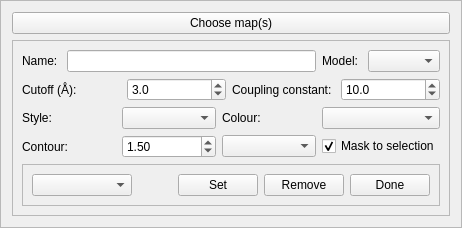
                  <widget class="QFrame" name="_sim_basic_em_map_frame">
                   <property name="sizePolicy">
                    <sizepolicy hsizetype="Preferred" vsizetype="Fixed">
                     <horstretch>0</horstretch>
                     <verstretch>0</verstretch>
                    </sizepolicy>
                   </property>
                   <property name="frameShape">
                    <enum>QFrame::StyledPanel</enum>
                   </property>
                   <property name="frameShadow">
                    <enum>QFrame::Raised</enum>
                   </property>
                   <layout class="QGridLayout" name="gridLayout_4">
                    <item row="1" column="0">
                     <widget class="QFrame" name="_em_map_chooser_frame">
                      <property name="frameShape">
                       <enum>QFrame::StyledPanel</enum>
                      </property>
                      <property name="frameShadow">
                       <enum>QFrame::Raised</enum>
                      </property>
                      <layout class="QVBoxLayout" name="verticalLayout_11">
                       <item>
                        <layout class="QHBoxLayout" name="horizontalLayout_11">
                         <item>
                          <widget class="QLabel" name="label_12">
                           <property name="text">
                            <string>Name: </string>
                           </property>
                          </widget>
                         </item>
                         <item>
                          <widget class="QLineEdit" name="_em_map_name_field"/>
                         </item>
                         <item>
                          <widget class="QLabel" name="label_13">
                           <property name="text">
                            <string>Model: </string>
                           </property>
                          </widget>
                         </item>
                         <item>
                          <widget class="QComboBox" name="_em_map_model_combo_box"/>
                         </item>
                        </layout>
                       </item>
                       <item>
                        <layout class="QHBoxLayout" name="horizontalLayout_10">
                         <item>
                          <widget class="QLabel" name="label_14">
                           <property name="text">
                            <string>Cutoff (Å): </string>
                           </property>
                          </widget>
                         </item>
                         <item>
                          <widget class="QDoubleSpinBox" name="_em_map_cutoff_spin_box">
                           <property name="decimals">
                            <number>1</number>
                           </property>
                           <property name="maximum">
                            <double>50.000000000000000</double>
                           </property>
                           <property name="value">
                            <double>3.000000000000000</double>
                           </property>
                          </widget>
                         </item>
                         <item>
                          <widget class="QLabel" name="label_15">
                           <property name="text">
                            <string>Coupling constant: </string>
                           </property>
                          </widget>
                         </item>
                         <item>
                          <widget class="QDoubleSpinBox" name="_em_map_coupling_spin_box">
                           <property name="decimals">
                            <number>1</number>
                           </property>
                           <property name="maximum">
                            <double>1000.000000000000000</double>
                           </property>
                           <property name="value">
                            <double>10.000000000000000</double>
                           </property>
                          </widget>
                         </item>
                        </layout>
                       </item>
                       <item>
                        <layout class="QGridLayout" name="gridLayout_5">
                         <item row="0" column="1">
                          <widget class="QComboBox" name="_em_map_style_combo_box"/>
                         </item>
                         <item row="0" column="0">
                          <widget class="QLabel" name="label_16">
                           <property name="text">
                            <string>Style:</string>
                           </property>
                          </widget>
                         </item>
                         <item row="0" column="2">
                          <widget class="QLabel" name="label_17">
                           <property name="text">
                            <string>Colour:</string>
                           </property>
                          </widget>
                         </item>
                         <item row="0" column="3">
                          <widget class="QComboBox" name="_em_map_color_combo_box"/>
                         </item>
                         <item row="1" column="3">
                          <widget class="QCheckBox" name="_em_map_masked_checkbox">
                           <property name="text">
                            <string>Mask to selection</string>
                           </property>
                           <property name="checked">
                            <bool>true</bool>
                           </property>
                          </widget>
                         </item>
                         <item row="1" column="1">
                          <widget class="QDoubleSpinBox" name="_em_map_contour_spin_box">
                           <property name="minimum">
                            <double>0.010000000000000</double>
                           </property>
                           <property name="maximum">
                            <double>9999.989999999999782</double>
                           </property>
                           <property name="singleStep">
                            <double>0.100000000000000</double>
                           </property>
                           <property name="value">
                            <double>1.500000000000000</double>
                           </property>
                          </widget>
                         </item>
                         <item row="1" column="0">
                          <widget class="QLabel" name="label_18">
                           <property name="text">
                            <string>Contour:</string>
                           </property>
                          </widget>
                         </item>
                         <item row="1" column="2">
                          <widget class="QComboBox" name="_em_map_contour_units_combo_box"/>
                         </item>
                        </layout>
                       </item>
                       <item>
                        <widget class="QFrame" name="frame_2">
                         <property name="frameShape">
                          <enum>QFrame::StyledPanel</enum>
                         </property>
                         <property name="frameShadow">
                          <enum>QFrame::Raised</enum>
                         </property>
                         <layout class="QHBoxLayout" name="horizontalLayout_15">
                          <item>
                           <widget class="QComboBox" name="_em_map_chooser_combo_box">
                            <property name="sizePolicy">
                             <sizepolicy hsizetype="MinimumExpanding" vsizetype="Fixed">
                              <horstretch>0</horstretch>
                              <verstretch>0</verstretch>
                             </sizepolicy>
                            </property>
                            <property name="minimumSize">
                             <size>
                              <width>100</width>
                              <height>0</height>
                             </size>
                            </property>
                           </widget>
                          </item>
                          <item>
                           <spacer name="horizontalSpacer_6">
                            <property name="orientation">
                             <enum>Qt::Horizontal</enum>
                            </property>
                            <property name="sizeHint" stdset="0">
                             <size>
                              <width>40</width>
                              <height>20</height>
                             </size>
                            </property>
                           </spacer>
                          </item>
                          <item>
                           <widget class="QPushButton" name="_em_map_set_button">
                            <property name="sizePolicy">
                             <sizepolicy hsizetype="Preferred" vsizetype="Fixed">
                              <horstretch>0</horstretch>
                              <verstretch>0</verstretch>
                             </sizepolicy>
                            </property>
                            <property name="text">
                             <string>Set</string>
                            </property>
                           </widget>
                          </item>
                          <item>
                           <widget class="QPushButton" name="_em_map_remove_button">
                            <property name="sizePolicy">
                             <sizepolicy hsizetype="Preferred" vsizetype="Fixed">
                              <horstretch>0</horstretch>
                              <verstretch>0</verstretch>
                             </sizepolicy>
                            </property>
                            <property name="text">
                             <string>Remove</string>
                            </property>
                           </widget>
                          </item>
                          <item>
                           <widget class="QPushButton" name="_em_map_done_button">
                            <property name="sizePolicy">
                             <sizepolicy hsizetype="Preferred" vsizetype="Fixed">
                              <horstretch>0</horstretch>
                              <verstretch>0</verstretch>
                             </sizepolicy>
                            </property>
                            <property name="text">
                             <string>Done</string>
                            </property>
                           </widget>
                          </item>
                         </layout>
                        </widget>
                       </item>
                      </layout>
                     </widget>
                    </item>
                    <item row="0" column="0">
                     <widget class="QPushButton" name="_sim_basic_em_map_button">
                      <property name="text">
                       <string>Choose map(s)</string>
                      </property>
                     </widget>
                    </item>
                   </layout>
                  </widget>
